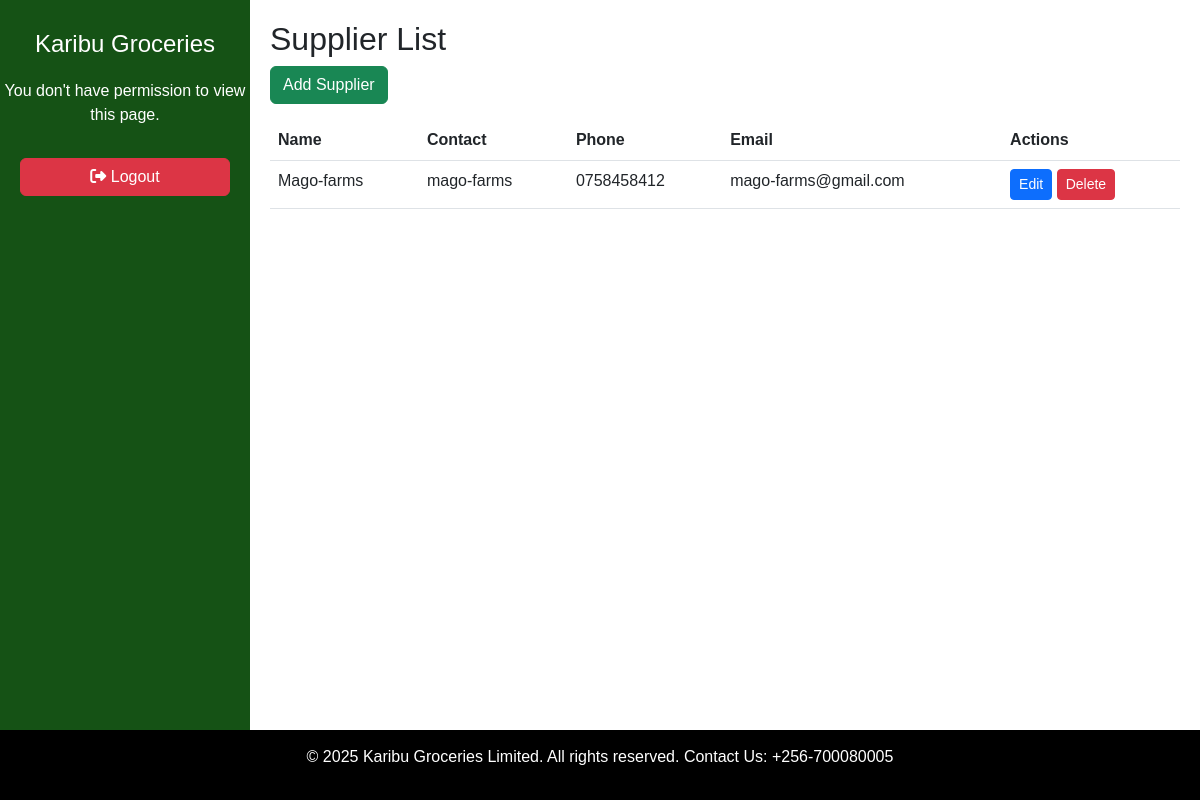
Screenshot of /suppliers/ with the database file from the repository.
### kglapp/models.py (models this page shows, shortened)
class Supplier(models.Model):
    name = models.CharField(max_length=100)
    contact_name = models.CharField(max_length=100)
    phone_number = models.CharField(max_length=15)
    email = models.EmailField()
    address = models.CharField(max_length=225,blank=True, null=True)
    date_added = models.DateTimeField(auto_now_add=True)

### kglapp/views.py (the view)
# urls.py: path('suppliers/', views.supplier_list, name='supplier_list'),
def supplier_list(request):
    suppliers = Supplier.objects.all()
    return render(request, 'supplier_list.html', {'suppliers': suppliers})

### kglapp/templatetags/custom_filters.py (called while the page is built)
@register.filter(name='has_group')
def has_group(user, group_name):
    if user.is_authenticated:
        return user.groups.filter(name=group_name).exists()
    return False

### kglapp/templates/supplier_list.html
{% extends 'base.html' %}
{% block content %}
<h2>Supplier List</h2>
<a href="{% url 'add_supplier' %}" class="btn btn-success">Add Supplier</a>
<table class="table mt-3">
    <tr>
        <th>Name</th>
        <th>Contact</th>
        <th>Phone</th>
        <th>Email</th>
        <th>Actions</th>
    </tr>
    {% for supplier in suppliers %}
    <tr>
        <td>{{ supplier.name }}</td>
        <td>{{ supplier.contact_name }}</td>
        <td>{{ supplier.phone_number }}</td>
        <td>{{ supplier.email }}</td>
        <td>
            <a href="{% url 'edit_supplier' supplier.pk %}" class="btn btn-primary btn-sm">Edit</a>
            <a href="{% url 'delete_supplier' supplier.pk %}" class="btn btn-danger btn-sm">Delete</a>
        </td>
    </tr>
    {% endfor %}
</table>
{% endblock %}

### kglapp/templates/base.html (style rules this page uses)
html, body { height: 100%; margin: 0; }
body { display: flex; flex-direction: column; min-height: 100vh; font-family: Arial, sans-serif; }

### rows the page displays
Supplier: name "Mago-farms", contact_name "mago-farms", phone_number "0758458412", email "mago-farms@gmail.com"
